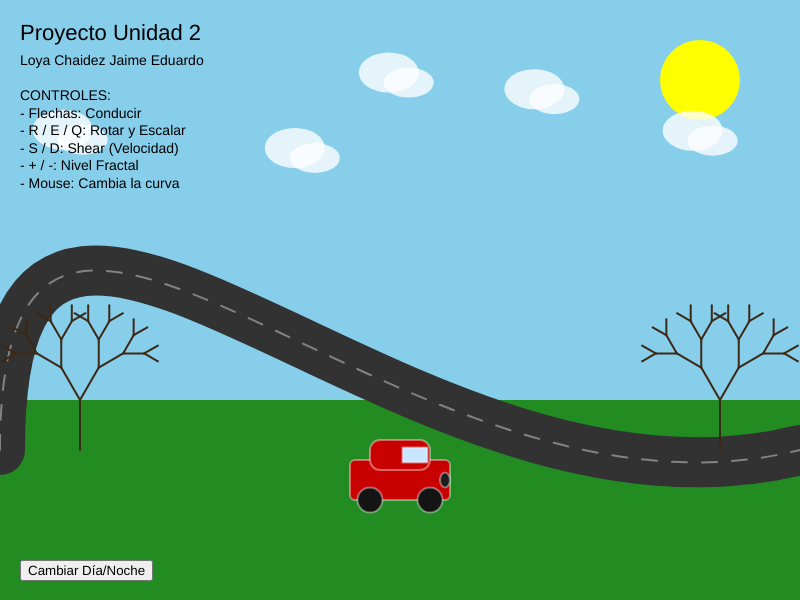
Frame 1 (no input)
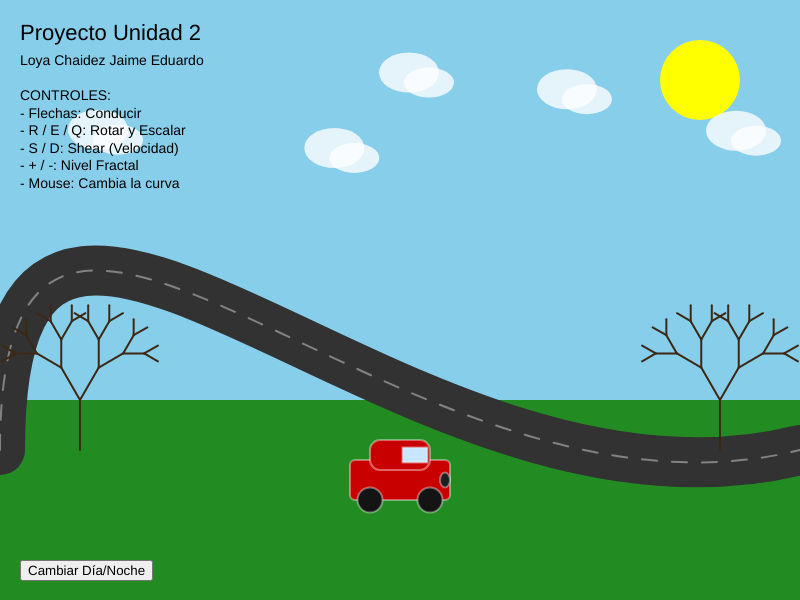
Frame 60 (no input)
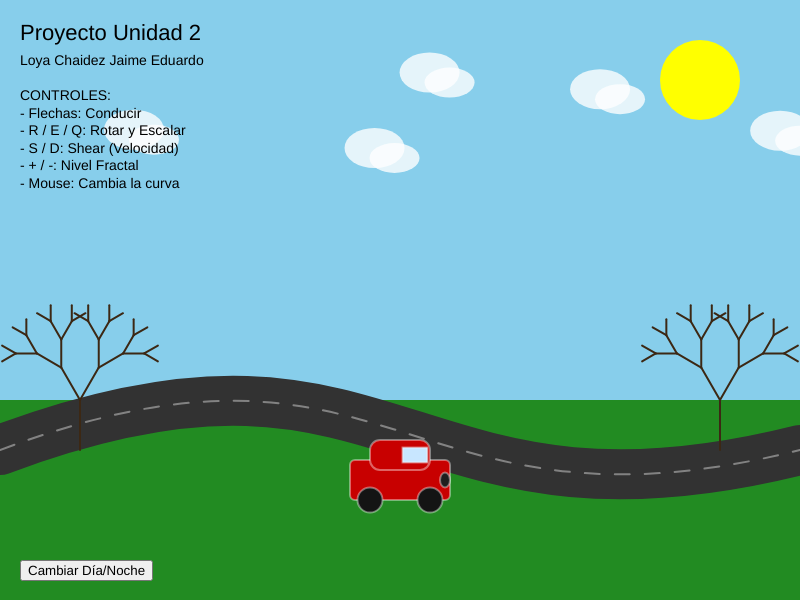
Frame 120 (the mouse pressed at the canvas centre since frame 60)

The p5.js sketch that drew these frames (run headless with seeded random() and noise() and a simulated clock; from frame 60 on, the mouse is pressed at the canvas centre):

// p5.js sketch
// ── sketch.js
let pos, esc, ang, shr, depth;
let puntosCurva = [];
let isNight = false;
let btnModo;
let estrellas = [];
let nubes = [];

function setup() {
  createCanvas(800, 600);
  
  // Estados iniciales de transformación
  pos = createVector(width / 2, height - 120);
  esc = 1.0;
  ang = 0;
  shr = 0;
  depth = 5; // Nivel del fractal

  // Inicializar Carretera
  puntosCurva = [
    createVector(0, 450), 
    createVector(400, 300), // Control interactivo
    createVector(400, 550), 
    createVector(800, 450)
  ];

  // Generar Estrellas Interactivas
  for (let i = 0; i < 100; i++) {
    estrellas.push({
      x: random(width),
      y: random(height / 2),
      size: random(1, 3),
      t: random(100) // Para el brillo (twinkle)
    });
  }

  // Generar Nubes
  for (let i = 0; i < 5; i++) {
    nubes.push({ x: random(width), y: random(50, 150), v: random(0.2, 0.8) });
  }

  // Botón para cambiar Modo (Día/Noche)
  btnModo = createButton('Cambiar Día/Noche');
  btnModo.position(20, height - 40);
  btnModo.mousePressed(() => isNight = !isNight);
}

function draw() {
  dibujarCielo();
  
  // Paisaje: Pasto y Carretera
  fill(isNight ? 10 : 34, isNight ? 50 : 139, 34);
  noStroke();
  rect(0, 400, width, 200);

  dibujarCurva();
  
  // Elementos de fondo (Fractales)
  push();
    dibujarArbolesFractales();
  pop();

  // Procesar Interacción y Transformaciones del Carro
  interaccion();
  
  push();
    aplicarTransformaciones();
    dibujarObjeto(); // El Carro
  pop();

  dibujarTexto();
}

//Funciones para el ambiente
function dibujarCielo() {
  if (isNight) {
    background(10, 15, 45);
    dibujarEstrellas();
    dibujarLuna();
  } else {
    background(135, 206, 235);
    dibujarSol();
    dibujarNubes();
  }
}

function dibujarSol() {
  fill(255, 255, 0);
  noStroke();
  ellipse(width - 100, 80, 80, 80);
}

function dibujarLuna() {
  fill(240);
  noStroke();
  ellipse(width - 100, 80, 70, 70);
  fill(10, 15, 45); // Sombra para hacer la creciente
  ellipse(width - 80, 80, 70, 70);
}

function dibujarNubes() {
  fill(255, 255, 255, 200);
  nubes.forEach(n => {
    ellipse(n.x, n.y, 60, 40);
    ellipse(n.x + 20, n.y + 10, 50, 30);
    n.x = (n.x + n.v) % width; // Movimiento lento
  });
}

function dibujarEstrellas() {
  noStroke();
  estrellas.forEach(e => {
    // Las estrellas reaccionan a la distancia del mouse
    let d = dist(mouseX, mouseY, e.x, e.y);
    let brillo = map(sin(frameCount * 0.1 + e.t), -1, 1, 150, 255);
    
    if (d < 100) fill(255, 255, 0); // Brilla más si el mouse está cerca
    else fill(brillo);
    
    ellipse(e.x, e.y, e.size);
  });
}

function aplicarTransformaciones() {
  translate(pos.x, pos.y);
  rotate(ang);
  scale(esc);
  shearX(shr);
}

function dibujarObjeto() {
  rectMode(CENTER);
  // Cuerpo
  fill(isNight ? 100 : 200, 0, 0);
  rect(0, 0, 100, 40, 5);
  rect(0, -25, 60, 30, 10);
  // Ventanas y luces
  fill(isNight ? 150 : 200, 230, 255);
  rect(15, -25, 25, 15);
  fill(isNight ? [255, 255, 0] : 30); // Faros encendidos de noche
  ellipse(45, 0, 10, 15);
  // Ruedas
  fill(20);
  ellipse(-30, 20, 25, 25);
  ellipse(30, 20, 25, 25);
}

function dibujarCurva() {
  noFill();
  stroke(isNight ? 30 : 50);
  strokeWeight(50);
  puntosCurva[1].x = mouseX; // Curva interactiva
  puntosCurva[1].y = mouseY;
  
  bezier(puntosCurva[0].x, puntosCurva[0].y, puntosCurva[1].x, puntosCurva[1].y, 
         puntosCurva[2].x, puntosCurva[2].y, puntosCurva[3].x, puntosCurva[3].y);
  
  stroke(255, 255, 255, 100);
  strokeWeight(2);
  drawingContext.setLineDash([15, 15]);
  bezier(puntosCurva[0].x, puntosCurva[0].y, puntosCurva[1].x, puntosCurva[1].y, 
         puntosCurva[2].x, puntosCurva[2].y, puntosCurva[3].x, puntosCurva[3].y);
  drawingContext.setLineDash([]);
}

function dibujarArbolesFractales() {
  stroke(isNight ? 20 : 60, 40, 20);
  push(); translate(80, 450); dibujarFractal(50, depth); pop();
  push(); translate(720, 450); dibujarFractal(50, depth); pop();
}

function dibujarFractal(tam, d) {
  if (d <= 0) return;
  line(0, 0, 0, -tam);
  translate(0, -tam);
  push(); rotate(PI/6); dibujarFractal(tam * 0.75, d - 1); pop();
  push(); rotate(-PI/6); dibujarFractal(tam * 0.75, d - 1); pop();
}

function dibujarTexto() {
  fill(isNight ? 255 : 0);
  noStroke();
  textSize(22);
  text("Proyecto Unidad 2", 20, 40);
  textSize(14);
  text("Loya Chaidez Jaime Eduardo", 20, 65);
  text("CONTROLES:\n- Flechas: Conducir\n- R / E / Q: Rotar y Escalar\n- S / D: Shear (Velocidad)\n- + / -: Nivel Fractal\n- Mouse: Cambia la curva", 20, 100);
}

function interaccion() {
  if (keyIsDown(LEFT_ARROW))  pos.x -= 5;
  if (keyIsDown(RIGHT_ARROW)) pos.x += 5;
  if (keyIsDown(UP_ARROW))    pos.y -= 5;
  if (keyIsDown(DOWN_ARROW))  pos.y += 5;
  if (keyIsDown(82)) ang += 0.05; // R
  if (keyIsDown(69)) esc += 0.01; // E
  if (keyIsDown(81)) esc -= 0.01; // Q
  if (keyIsDown(83)) shr += 0.01; // S
  if (keyIsDown(68)) shr -= 0.01; // D
}

function keyPressed() {
  if (key === '+') depth = min(depth + 1, 8);
  if (key === '-') depth = max(depth - 1, 0);
}
